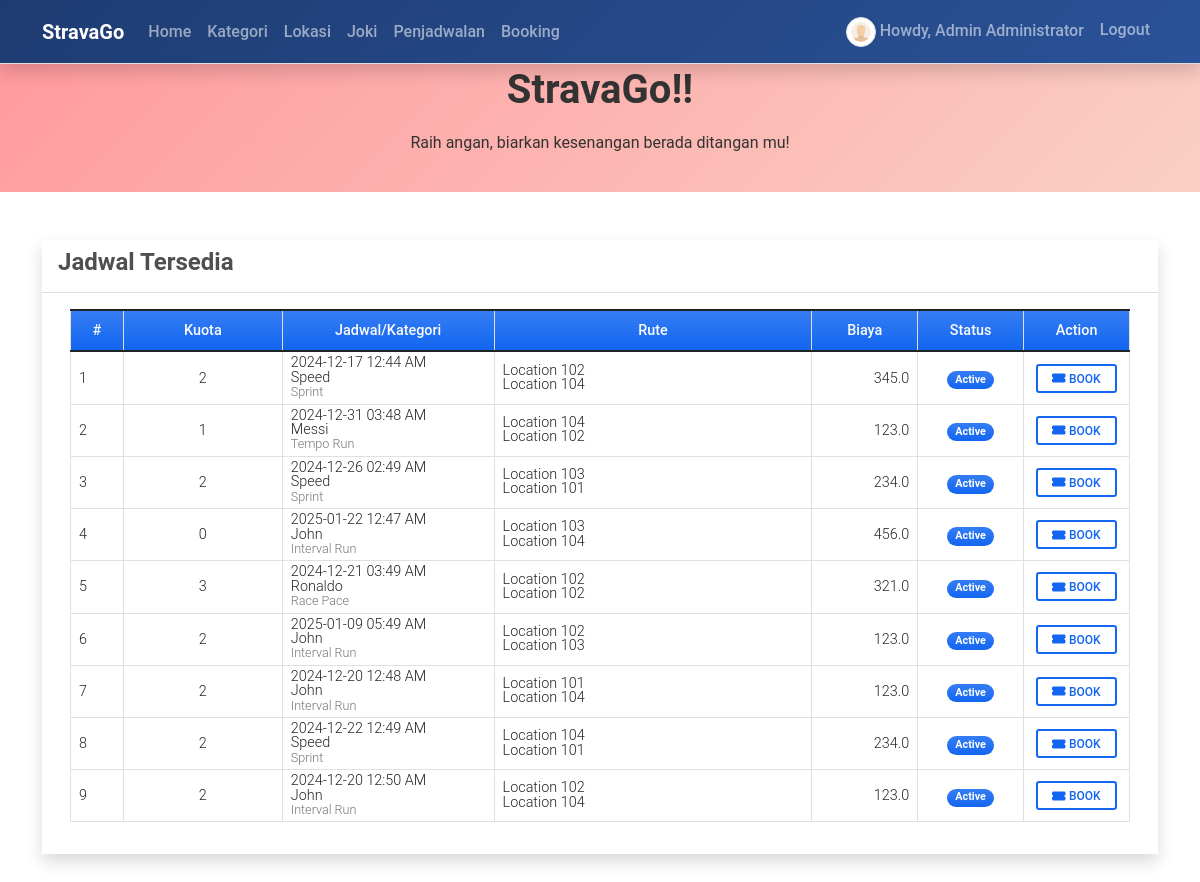
The app's page /scheduled_trips (signed in) with its own data.
### reservationApp/models.py (models this page shows, shortened)
class Schedule(models.Model):
    code = models.CharField(max_length=100)
    bus = models.ForeignKey(Run,on_delete=models.CASCADE)
    depart = models.ForeignKey(Location,on_delete=models.CASCADE, related_name='depart_location')
    destination = models.ForeignKey(Location,on_delete=models.CASCADE, related_name='destination')
    schedule= models.DateTimeField()
    fare= models.FloatField()
    status = models.CharField(max_length=2, choices=(('1','Active'),('2','Cancelled')), default=1)
    date_created = models.DateTimeField(default=timezone.now)
    date_updated = models.DateTimeField(auto_now=True)
    def count_available(self):
        booked = Booking.objects.filter(schedule=self).aggregate(Sum('seats'))['seats__sum']
        if booked is None:
            booked = 0
        return self.bus.seats - booked

class Run(models.Model):
    category = models.ForeignKey(Category,on_delete=models.CASCADE, blank= True, null = True)
    bus_number = models.CharField(max_length=250)
    seats = models.FloatField(max_length=5, default=0)
    status = models.CharField(max_length=2, choices=(('1','Active'),('2','Inactive')), default=1)
    date_created = models.DateTimeField(default=timezone.now)
    date_updated = models.DateTimeField(auto_now=True)
    class Meta:
        db_table = 'bus'

class Category(models.Model):
    name = models.CharField(max_length=250)
    description = models.TextField()
    status = models.CharField(max_length=2, choices=(('1','Active'),('2','Inactive')), default=1)
    date_created = models.DateTimeField(default=timezone.now)
    date_updated = models.DateTimeField(auto_now=True)
    def __str__(self):
        return self.name

class Location(models.Model):
    location = models.CharField(max_length=250)
    status = models.CharField(max_length=2, choices=(('1','Active'),('2','Inactive')), default=1)
    date_created = models.DateTimeField(default=timezone.now)
    date_updated = models.DateTimeField(auto_now=True)
    def __str__(self):
        return self.location

### reservationApp/views.py (the view, shortened to what this page needs)
# urls.py: path('scheduled_trips',views.scheduled_trips,name='scheduled-trips-page'),
def scheduled_trips(request):
    if not request.method == 'POST':
        context['page_title'] = "Scheduled Trips"
        schedules = Schedule.objects.filter(status = 1, schedule__gt = datetime.now()).all()
        context['schedules'] = schedules
        context['is_searched'] = False
        context['data'] = {}
    return render(request, 'scheduled_trips.html', context)

### reservationApp/templates/scheduled_trips.html (shortened to what this page needs)
{% extends 'base.html' %} {% load humanize %} {% block pageContent %}
<div class="col-lg-12 col-md-12 col-sm-12 col-xs-12">
    <div class="card card-default rounded-0 shadow ">
        <div class="card-header">
            <div class="d-flex w-100 align-items-center justify-content-between">
                <h4 class="card-title fw-bold">{% if not is_searched %}Jadwal Tersedia{% else %}Searched Trip Result{% endif %}</h4>
            </div>
        </div>
        <div class="card-body">
            <div class="container-fluid">
                <table class="table table-bordered" id="schedule-list">
                    <colgroup>
                        <col width="5%">
                        <col width="15%">
                        <col width="20%">
                        <col width="30%">
                        <col width="10%">
                        <col width="10%">
                        <col width="10%">
                    </colgroup>
                    <thead>
                        <tr class="bg-gradient bg-primary bg-opacity-50 text-light">
                            <th class="px-2 py-2 text-center">#</th>
                            <th class="px-2 py-2 text-center">Kuota</th>
                            <th class="px-2 py-2 text-center">Jadwal/Kategori</th>
                            <th class="px-2 py-2 text-center">Rute</th>
                            <th class="px-2 py-2 text-center">Biaya</th>
                            <th class="px-2 py-2 text-center">Status</th>
                            <th class="px-2 py-2 text-center">Action</th>
                        </tr>
                    </thead>
                    <tbody>
                        {% for schedule in schedules %}
                        <tr>
                            <td class="px-2 py-1 align-middle">{{ forloop.counter }}</td>
                            <td class="px-2 py-1 align-middle text-center">{{ schedule.count_available|floatformat:0|intcomma }}</td>
                            <td class="px-2 py-1 align-middle">
                                <div class="lh-1">
                                    <div>{{ schedule.schedule|date:"Y-m-d h:i A" }}</div>
                                    <div>{{ schedule.bus.bus_number }}</div>
                                    <small class="text-muted">{{ schedule.bus.category }}</small>
                                </div>
                            </td>
                            <td class="px-2 py-1 align-middle">
                                <div class="lh-1">
                                    <div>{{ schedule.depart }}</div>
                                    <div>{{ schedule.destination }}</div>
                                </div>
                            </td>
                            <td class="px-2 py-1 align-middle text-end">{{ schedule.fare|intcomma }}</td>
                            <td class="px-1 py-1 align-middle text-center">
                                {% if schedule.status == '1' %}
                                <span class="badge bg-primary bg-gradient rounded-pill px-2">Active</span> {% else %}
                                <span class="badge bg-danger bg-gradient rounded-pill px-2">Cancelled</span> {% endif %}
                            </td>
                            <td class="px-2 py-1 align-middle text-center">
                                <button class="btn btn-outline-primary btn-sm book-data" type="button" data-id="{{ schedule.pk }}" title="Book Now">
                                    <i class="fa fa-ticket-alt"></i> Book
                                </button>
                            </td>
                        </tr>
                        {% endfor %}
                    </tbody>
                </table>
            </div>
        </div>
    </div>
</div>
{% endblock pageContent %}

### reservationApp/templates/topNavigation.html (shortened to what this page needs)
{% load static %}
<header>
    <nav class="navbar navbar-expand-lg navbar-dark fixed-top shadow border-bottom">
        <div class="container">
            <span class="navbar-brand">StravaGo</span>
            <div class="collapse navbar-collapse" id="navbarExample01">
                <ul class="navbar-nav me-auto mb-2 mb-lg-0" id="topNav">
                    <li class="nav-item">
                        <a class="nav-link" aria-current="page" href="{% url 'home-page' %}">Home</a>
                    </li>
                    {% if user.id %}
                    <li class="nav-item">
                        <a class="nav-link" aria-current="page" href="{% url 'category-page' %}">Kategori</a>
                    </li>
                    <li class="nav-item">
                        <a class="nav-link" aria-current="page" href="{% url 'location-page' %}">Lokasi</a>
                    </li>
                    <li class="nav-item">
                        <a class="nav-link" aria-current="page" href="{% url 'bus-page' %}">Joki</a>
                    </li>
                    <li class="nav-item">
                        <a class="nav-link" aria-current="page" href="{% url 'schedule-page' %}">Penjadwalan</a>
                    </li>
                    <li class="nav-item">
                        <a class="nav-link" aria-current="page" href="{% url 'booking-page' %}">Booking</a>
                    </li>
                    {% endif %}
                </ul>
                <ul class="navbar-nav d-flex flex-row">
                    {% if user.id %}
                    <li class="nav-item me-3 me-lg-0">
                        <a class="nav-link" href="{% url 'profile' %}">
                            <span class="me-1"><img src="{{ MEDIA_URL }}/default/default-avatar.png" alt="User Avatar" id="user-avatar" class="img-thumbnail rounded-circle"></span>Howdy, {{ user.first_name }} {{user.last_name}}
                        </a>
                    </li>
                    <li class="nav-item me-3 me-lg-0">
                        <a class="nav-link" href="{% url 'logout' %}">Logout</a>
                    </li>
                    {% else %}
                    <li class="nav-item me-3 me-lg-0">
                        <a class="nav-link" href="{% url 'login' %}">Login</a>
                    </li>
                    {% endif %}
                </ul>
            </div>
        </div>
    </nav>
    <div id="intro" class="pt-2 text-center">
        <h1 class="mb-3">StravaGo!!</h1>
        <p class="mb-3">Raih angan, biarkan kesenangan berada ditangan mu!</p>
    </div>
</header>

### static/assets/default/css/style.css (style rules this page uses)
html, body { height: 100%; width: 100%; max-height: 100%; overflow: auto; display: flex; flex-direction: column; }
body>header { flex-shrink: auto; }
#user-avatar { width: 1.8rem; height: 1.8rem; object-fit: scale-down; object-position: center center; }

### reservationApp/templates/topNavigation.html (style rules this page uses)
#intro { margin-top: 58px; background: linear-gradient(135deg, #ff9a9e, #fad0c4); color: #333; padding: 20px 0; }
#intro h1 { font-size: 2.5rem; font-weight: bold; }
.navbar { background: linear-gradient(135deg, #1e3c72, #2a5298); }
.navbar .nav-link { color: #fff; font-weight: 500; transition: color 0.3s ease; }
.navbar-brand { color: #fff; font-size: 1.25rem; font-weight: bold; }
#user-avatar { width: 30px; height: 30px; }
.shadow { box-shadow: 0 4px 6px rgba(0, 0, 0, 0.1); }

### records on screen
Schedule: count_available "2", schedule "2024-12-17 12:44 AM", bus.bus_number "Speed", bus.category "Sprint", depart "Location 102", destination "Location 104", fare "345.0", status "Active"
Schedule: count_available "1", schedule "2024-12-31 03:48 AM", bus.bus_number "Messi", bus.category "Tempo Run", depart "Location 104", destination "Location 102", fare "123.0", status "Active"
Schedule: count_available "2", schedule "2024-12-26 02:49 AM", bus.bus_number "Speed", bus.category "Sprint", depart "Location 103", destination "Location 101", fare "234.0", status "Active"
Schedule: count_available "0", schedule "2025-01-22 12:47 AM", bus.bus_number "John", bus.category "Interval Run", depart "Location 103", destination "Location 104", fare "456.0", status "Active"
Schedule: count_available "3", schedule "2024-12-21 03:49 AM", bus.bus_number "Ronaldo", bus.category "Race Pace", depart "Location 102", destination "Location 102", fare "321.0", status "Active"
Schedule: count_available "2", schedule "2025-01-09 05:49 AM", bus.bus_number "John", bus.category "Interval Run", depart "Location 102", destination "Location 103", fare "123.0", status "Active"
Schedule: count_available "2", schedule "2024-12-20 12:48 AM", bus.bus_number "John", bus.category "Interval Run", depart "Location 101", destination "Location 104", fare "123.0", status "Active"
Schedule: count_available "2", schedule "2024-12-22 12:49 AM", bus.bus_number "Speed", bus.category "Sprint", depart "Location 104", destination "Location 101", fare "234.0", status "Active"
Schedule: count_available "2", schedule "2024-12-20 12:50 AM", bus.bus_number "John", bus.category "Interval Run", depart "Location 102", destination "Location 104", fare "123.0", status "Active"

### other values on screen
{{ user.first_name }} "Admin"
{{ user.last_name }} "Administrator"
